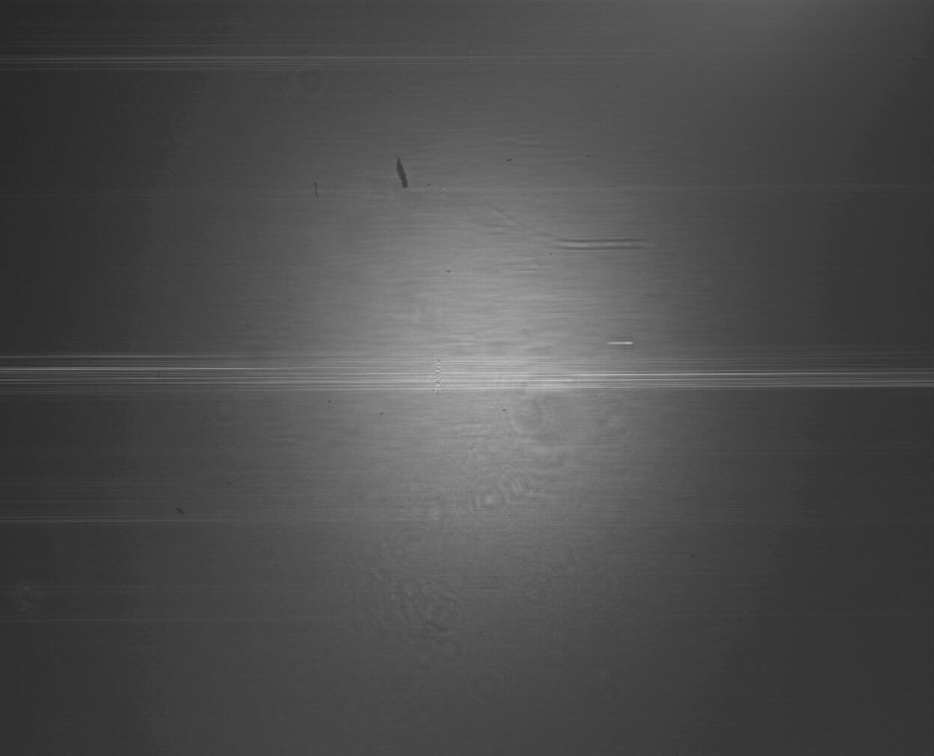
#> input picture data/row_data/001.bmp, 934 x 756 px, shrunk from 1246 x 1008 before the run; its folder holds 3 pictures in this run; the run also reads 2 pictures not shown here
$ python preprocessing_coin2_paper_cpu.py
#> lines starting #> are read from the running program, lines starting #| are printed output that depends on the picture; after the words box and inside, x2 and y2 are one past the last pixel; in counts of white or black regions, pixels touching at a corner belong together
"""硬貨計測の干渉縞画像処理（論文掲載用、CPU版）。

干渉縞画像スタックから各フレームの縞ピーク位置を抽出する。

処理手順:
  1. 画像スタックの読み込み
  2. 中央値による背景画像の推定
  3. 背景差分
  4. 横方向差分とガンマ強調
  5. ガウス窓（X方向）の適用
  6. 2次元ガウス平滑化とコントラスト正規化
  7. 行ごとのargmaxによるピーク検出
"""
import os
import re
import json
import numpy as np
from pathlib import Path
from concurrent.futures import ThreadPoolExecutor
from typing import Callable, Optional, List

import cv2


# --- デフォルト設定 ---
_DATA_DIR = Path(__file__).parent.parent / "data"
DEFAULT_DATA_PATH = str(_DATA_DIR / "row_data") + "/"
DEFAULT_RESULT_PATH = str(_DATA_DIR / "result_paper") + "/"
DEFAULT_PEAK_THRESHOLD = 10


def create_gauss_window(h, w, sigma_scale=6):
    """ガウス窓を作成（X方向のみ、Y方向は均一）"""
    cx = w // 2
    sigma_x = w / sigma_scale

    x = np.arange(w, dtype=np.float32) - cx
    gx = np.exp(-x**2 / (2 * sigma_x**2))

    gauss = np.tile(gx, (h, 1))
    gauss /= gauss.max()
    return gauss


def _load_image(path: str) -> np.ndarray:
    """OpenCVで画像を読み込み（並列処理用）"""
#> called with path = 'data/row_data/001.bmp'
    img = cv2.imread(path, cv2.IMREAD_GRAYSCALE)
#> img is the input picture: shape (756, 934); min 39, max 200, mean 77.4
    if img is None:
        raise ValueError(f"画像を読み込めません: {path}")
    return img.astype(np.float32)


def _save_image(args: tuple) -> str:
    """画像を保存（並列処理用）"""
    save_path, data = args
    cv2.imwrite(save_path, data)
    return os.path.basename(save_path)


def run_preprocess(
    data_path: str = DEFAULT_DATA_PATH,
    result_path: str = DEFAULT_RESULT_PATH,
    peak_threshold: int = DEFAULT_PEAK_THRESHOLD,
    progress_callback: Optional[Callable[[int, int, str], None]] = None,
) -> dict:
    """
    画像処理を実行する（CPU版）

    Args:
        data_path: 入力ディレクトリ
        result_path: 出力ディレクトリ（save_peak_results用、この関数では未使用）
        peak_threshold: ピーク検出の閾値
        progress_callback: 進捗コールバック (current_step, total_steps, message)

    Returns:
        {"peak_data": np.ndarray, "image_files": list, "output_files": list}
    """
    total_steps = 7

    def report(step: int, message: str):
        if progress_callback:
            progress_callback(step, total_steps, f"[CPU] {message}")

    # Step 1: 画像の読み込み
    report(1, "画像を読み込み中...")

    image_files = sorted(
        [f for f in os.listdir(data_path) if f.lower().endswith(('.bmp', '.png'))],
        key=lambda f: int((re.search(r'img_(\d+)', f) or re.search(r'(\d+)', f)).group(1))
    )

    if not image_files:
        raise ValueError("画像が見つかりません")

    paths = [os.path.join(data_path, f) for f in image_files]
    with ThreadPoolExecutor() as executor:
        img_list = list(executor.map(_load_image, paths))
#> img_list = 3 items

    images = np.stack(img_list)
    del img_list

    # Step 2: 中央値画像の計算
    report(2, "背景画像を計算中...")
    bg_image = np.median(images, axis=0).astype(np.float32)

    # Step 3: 背景差分 & クリップ
    report(3, "背景差分を計算中...")
    sub_bg = np.maximum(images - bg_image, 0)
    del images, bg_image

    # Step 4: 横方向差分 & 強調
    report(4, "横方向差分と強調処理中...")
    diff_x = np.abs(sub_bg[:, :, 1:] - sub_bg[:, :, :-1])
    del sub_bg

    max_val = float(diff_x.max())
#> max_val = 31
    if max_val == 0:
        max_val = 1.0

    inv_max = np.float32(1.0 / max_val)
#> inv_max = 0.0323
    enhanced = np.power(diff_x * inv_max, np.float32(0.7)) * 255
    del diff_x

    # Step 5: ガウス窓の適用
    report(5, "ガウス窓を適用中...")
    _, h, w_diff = enhanced.shape
#> h = 756; w_diff = 933
    gauss_window = create_gauss_window(h, w_diff, sigma_scale=6)

    gausswin = np.minimum(enhanced * gauss_window, 255)
    del enhanced

    # Step 6: 2次元ガウス平滑化
    report(6, "2次元ガウス平滑化を適用中...")

    def blur_2d(img):
        return cv2.GaussianBlur(img.astype(np.float32), (0, 0), sigmaX=7, sigmaY=7)

    with ThreadPoolExecutor() as executor:
        blurred_list = list(executor.map(blur_2d, gausswin))
#> blurred_list = 3 items
    del gausswin
    blurred_stack = np.stack(blurred_list)
    del blurred_list

    # コントラスト正規化
    max_vals = np.max(blurred_stack, axis=(1, 2), keepdims=True)
#> max_vals = [54.06, 42.76, 28.87]
    max_vals = np.where(max_vals == 0, 1, max_vals)
    contrast = blurred_stack / max_vals * 255
    del blurred_stack

    # Step 7: ピーク検出
    report(7, "ピーク検出を実行中...")
    n_img, h_img, w_img = contrast.shape
#> n_img = 3; h_img = 756; w_img = 933

    # argmaxとmaxを効率的に計算
    max_indices = np.argmax(contrast, axis=2)
    max_values = np.take_along_axis(contrast, max_indices[:, :, np.newaxis], axis=2).squeeze(axis=2)

    peak_result = np.zeros((n_img, h_img, w_img), dtype=np.uint8)
    valid_mask = max_values >= peak_threshold

    # インデックス配列を効率的に生成
    img_idx, row_idx = np.mgrid[:n_img, :h_img]

    valid_img = img_idx[valid_mask]
#> valid_img = 2134 values from 0 to 2
    valid_row = row_idx[valid_mask]
#> valid_row = 2134 values, max 755 at index 669, min 0 at index 0, mean 386.3
    valid_col = max_indices[valid_mask]
#> valid_col = 2134 values, max 597 at index 1420, min 281 at index 2124, mean 447.4

    peak_result[valid_img, valid_row, valid_col] = 255
    peak_result[:, :, :-1] |= peak_result[:, :, 1:]

    # 出力ファイル名リストを生成（保存は呼び出し側で行う）
    output_files = []
    for fname in image_files:
        base_name = os.path.splitext(fname)[0]
        save_name = f"{base_name}_gausswin_2dblur_contrast_peak.png"
        output_files.append(save_name)

    return {
        "peak_data": peak_result,
        "image_files": image_files,
        "output_files": output_files,
    }


def save_peak_results(
    peak_data: np.ndarray,
    image_files: List[str],
    result_path: str = DEFAULT_RESULT_PATH,
) -> List[str]:
    """ピーク検出結果をディスクに保存する"""
#> called with peak_data = array of shape (3, 756, 933), result_path = 'data/result_paper/'
    os.makedirs(result_path, exist_ok=True)

    # 既存の結果ファイルをクリア
    for old_file in os.listdir(result_path):
        old_path = os.path.join(result_path, old_file)
        if os.path.isfile(old_path):
            os.remove(old_path)

    save_args = []
    output_files = []
    for i, fname in enumerate(image_files):
        base_name = os.path.splitext(fname)[0]
        save_name = f"{base_name}_gausswin_2dblur_contrast_peak.png"
        save_path = os.path.join(result_path, save_name)
        save_args.append((save_path, peak_data[i]))
        output_files.append(save_name)

    max_workers = min(32, len(save_args))
#> max_workers = 3
    with ThreadPoolExecutor(max_workers=max_workers) as executor:
        list(executor.map(_save_image, save_args))
#> in _save_image, `cv2.imwrite(save_path, data)`:
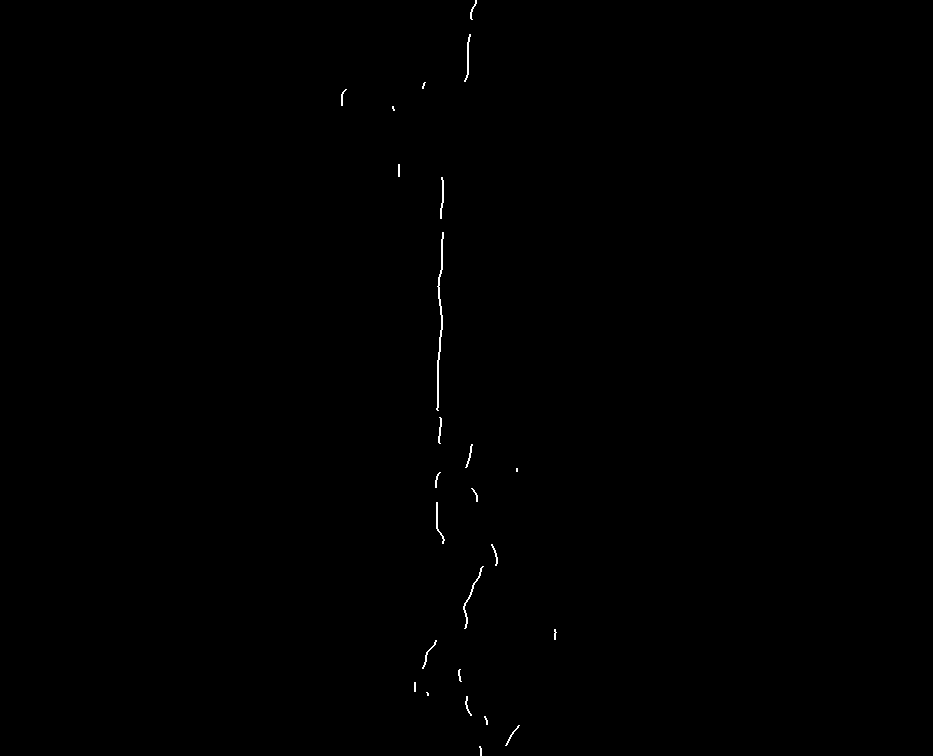
#> saved as 001_gausswin_2dblur_contrast_peak.png: shape (756, 933); 0.19% white in thin lines or dots, all inside (x1, y1, x2, y2) = (341, 0, 557, 756)
#> in _save_image (call 2), `cv2.imwrite(save_path, data)`:
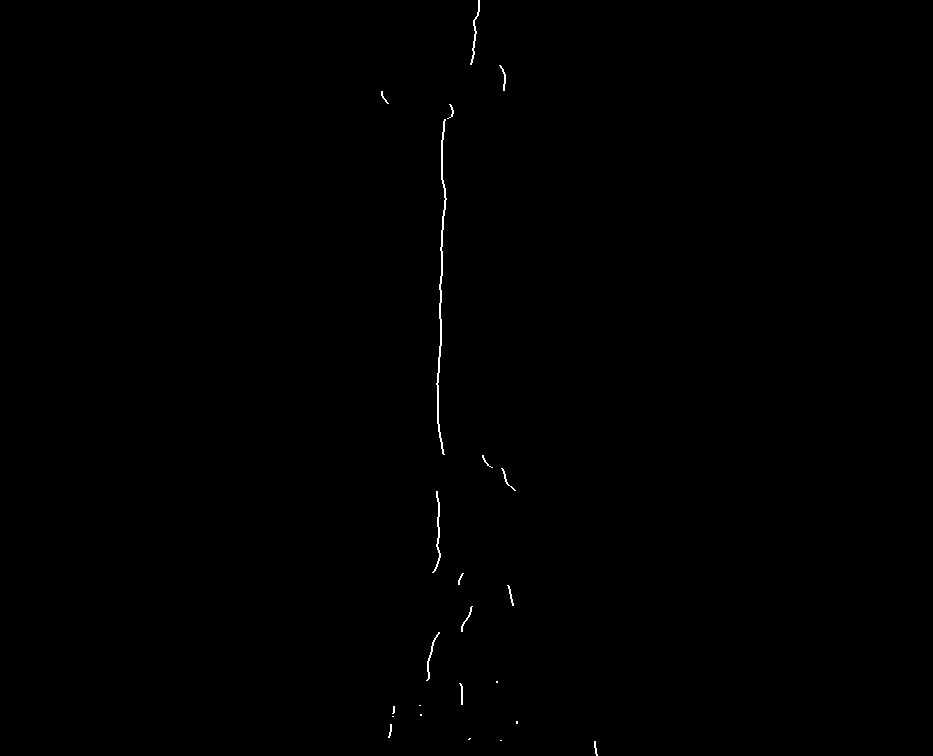
#> saved as 002_gausswin_2dblur_contrast_peak.png: shape (756, 933); 0.21% white in thin lines or dots, all inside (x1, y1, x2, y2) = (381, 0, 598, 756)
#> in _save_image (call 3), `cv2.imwrite(save_path, data)`:
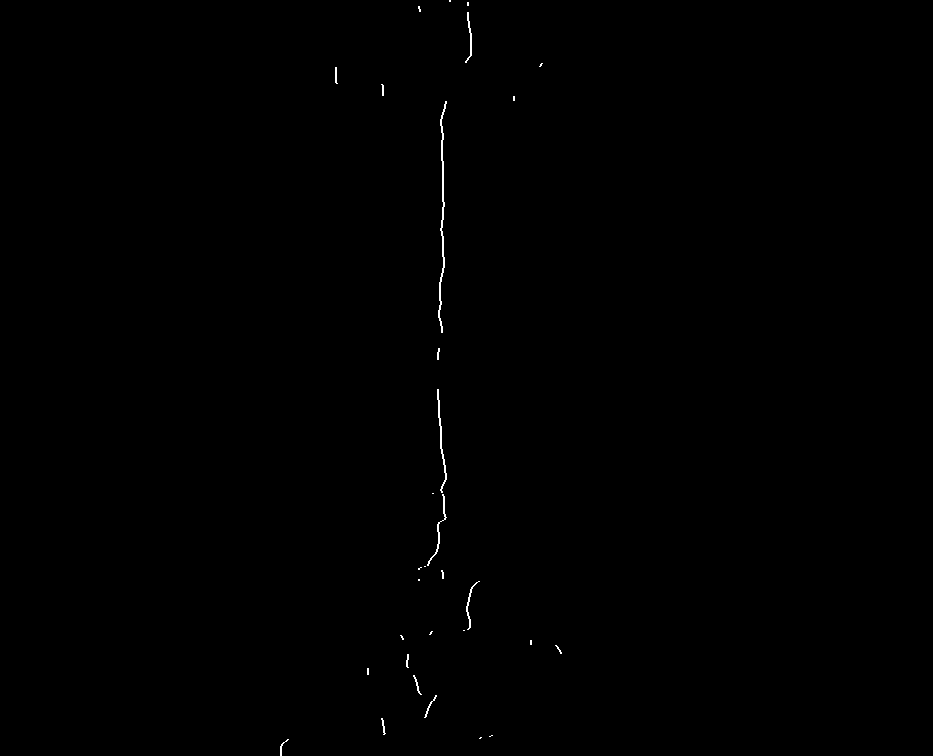
#> saved as 003_gausswin_2dblur_contrast_peak.png: shape (756, 933); 0.2% white in thin lines or dots, all inside (x1, y1, x2, y2) = (280, 0, 562, 756)

    manifest_path = os.path.join(result_path, "manifest.json")
    with open(manifest_path, "w") as f:
        json.dump({"files": output_files}, f, indent=2)

    return output_files


# CLI実行用
if __name__ == "__main__":
    def print_progress(step: int, total: int, message: str):
        print(f"[{step}/{total}] {message}")

    print("CPU mode")
    result = run_preprocess(progress_callback=print_progress)
    save_peak_results(result["peak_data"], result["image_files"])
    print("完了しました")
